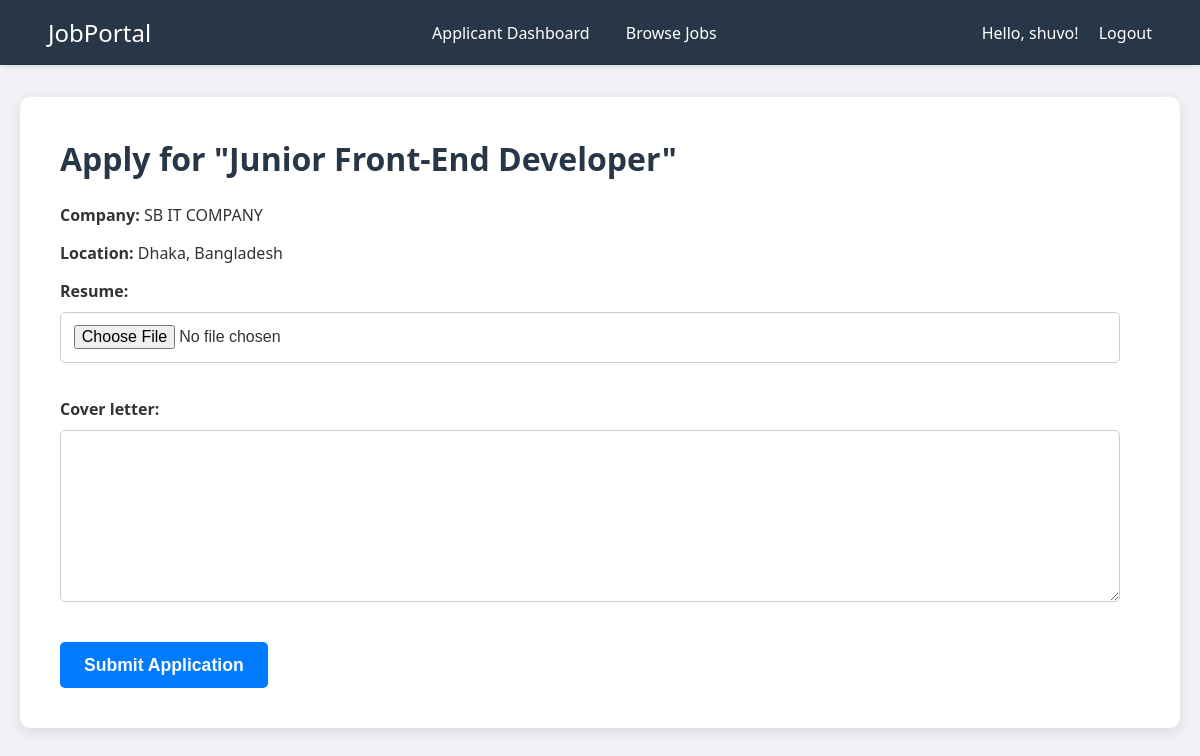
The app's page /jobs/1/apply/ (signed in) with its own data.
### accounts/models.py (models this page shows, shortened)
class User(AbstractUser):
    USER_TYPE_CHOICES = (
        ('applicant', 'Applicant'),
        ('employer', 'Employer'),
    )
    user_type = models.CharField(max_length=10, choices=USER_TYPE_CHOICES, default='applicant')
    groups = models.ManyToManyField(
        Group,
        related_name='accounts_user_set',
        blank=True,
        help_text='The groups this user belongs to. A user will get all permissions granted to each of their groups.',
        verbose_name='groups'
    )
    user_permissions = models.ManyToManyField(
        Permission,
        related_name='accounts_user_set',
        blank=True,
        help_text='Specific permissions for this user.',
        verbose_name='user permissions'
    )
    def is_applicant(self):
        return self.user_type == 'applicant'
    def is_employer(self):
        return self.user_type == 'employer'

### jobs/models.py (models this page shows, shortened)
class Job(models.Model):
    title = models.CharField(max_length=255)
    company_name = models.CharField(max_length=255)
    location = models.CharField(max_length=255)
    description = models.TextField()
    posted_by = models.ForeignKey(settings.AUTH_USER_MODEL, on_delete=models.CASCADE, related_name='posted_jobs')
    created_at = models.DateTimeField(auto_now_add=True)

### jobs/views.py (the view)
# urls.py: path('jobs/<int:job_id>/apply/', views.apply_job, name='apply_job'),
@login_required
@user_passes_test(is_applicant, login_url='login')
def apply_job(request, job_id):
    job = get_object_or_404(Job, id=job_id)
    if Application.objects.filter(job=job, applicant=request.user).exists():
        messages.warning(request, "You have already applied for this job.")
        return redirect('job_detail', job_id=job.id)
    if request.method == 'POST':
        form = ApplicationForm(request.POST, request.FILES)
        if form.is_valid():
            application = form.save(commit=False)
            application.job = job
            application.applicant = request.user
            application.save()
            messages.success(request, "Application submitted successfully!")
            return redirect('applicant_dashboard')
    else:
        form = ApplicationForm()
    return render(request, 'jobs/apply_job.html', {'form': form, 'job': job})

### jobs/views.py
class ApplicationForm(ModelForm):
    class Meta:
        model = Application
        fields = ['resume', 'cover_letter']
        widgets = {
            'cover_letter': forms.Textarea(attrs={'rows': 8}),
        }

### jobs/views.py (called while the page is built)
def is_applicant(user):
    return user.is_authenticated and user.is_applicant()

### jobs/templates/jobs/apply_job.html (shortened to what this page needs)
{% extends 'base.html' %}
{% block content %}
    <h1>Apply for "{{ job.title }}"</h1>
    <p><strong>Company:</strong> {{ job.company_name }}</p>
    <p><strong>Location:</strong> {{ job.location }}</p>
    <form method="post" enctype="multipart/form-data">
        {{ form.as_p }}
        <button type="submit">Submit Application</button>
    </form>
{% endblock %}

### templates/base.html (shortened to what this page needs)
<!DOCTYPE html>
<html lang="en">
<head>
</head>
<body>
    <nav>
        <div class="brand"><a href="{% url 'home' %}">JobPortal</a></div>
        <div>
            {% if user.is_authenticated %}
                {% if user.is_employer %}
                    <a href="{% url 'employer_dashboard' %}">Employer Dashboard</a>
                    <a href="{% url 'post_job' %}">Post Job</a>
                {% elif user.is_applicant %}
                    <a href="{% url 'applicant_dashboard' %}">Applicant Dashboard</a>
                    <a href="{% url 'job_list' %}">Browse Jobs</a>
                {% endif %}
            {% endif %}
        </div>
        <div>
            {% if user.is_authenticated %}
                <span>Hello, {{ user.username }}!</span>
                <a href="{% url 'logout' %}">Logout</a>
            {% else %}
                <a href="{% url 'login' %}">Login</a>
                <a href="{% url 'register_applicant' %}">Register</a>
            {% endif %}
        </div>
    </nav>
    <div class="container">
        {% block content %}
        {% endblock %}
    </div>
</body>
</html>

### templates/base.html (style rules this page uses)
body { font-family: 'Segoe UI', Tahoma, Geneva, Verdana, sans-serif; margin: 0; padding: 0; background-color: #f0f2f5; color: #333; }
nav { background-color: #283747; color: white; padding: 1rem 2rem; display: flex; justify-content: space-between; align-items: center; box-shadow: 0 2px 4px rgba(0,0,0,0.1); }
nav a { color: white; text-decoration: none; margin: 0 1rem; font-weight: 500; transition: color 0.3s ease; }
nav .brand { font-size: 1.5rem; font-weight: bold; }
.container { width: 90%; max-width: 1200px; margin: 2rem auto; background-color: white; padding: 2.5rem; border-radius: 10px; box-shadow: 0 4px 15px rgba(0,0,0,0.1); }
h1, h2, h3 { color: #283747; margin-top: 0; margin-bottom: 1.5rem; }
form label { display: block; margin-bottom: 0.6rem; font-weight: 600; }
form input[type="text"], form input[type="password"], form input[type="email"], form textarea, form input[type="file"] { width: calc(100% - 20px); padding: 0.8rem; margin-bottom: 1.2rem; border: 1px solid #ccc; border-radius: 5px; box-sizing: border-box; font-size: 1rem; }
form button[type="submit"] { background-color: #007bff; color: white; padding: 0.8rem 1.5rem; border: none; border-radius: 5px; cursor: pointer; font-size: 1.1rem; font-weight: bold; transition: background-color 0.3s ease; }

### records on screen
User: username "shuvo"
Job: title "Junior Front-End Developer", company_name "SB IT COMPANY", location "Dhaka, Bangladesh"
